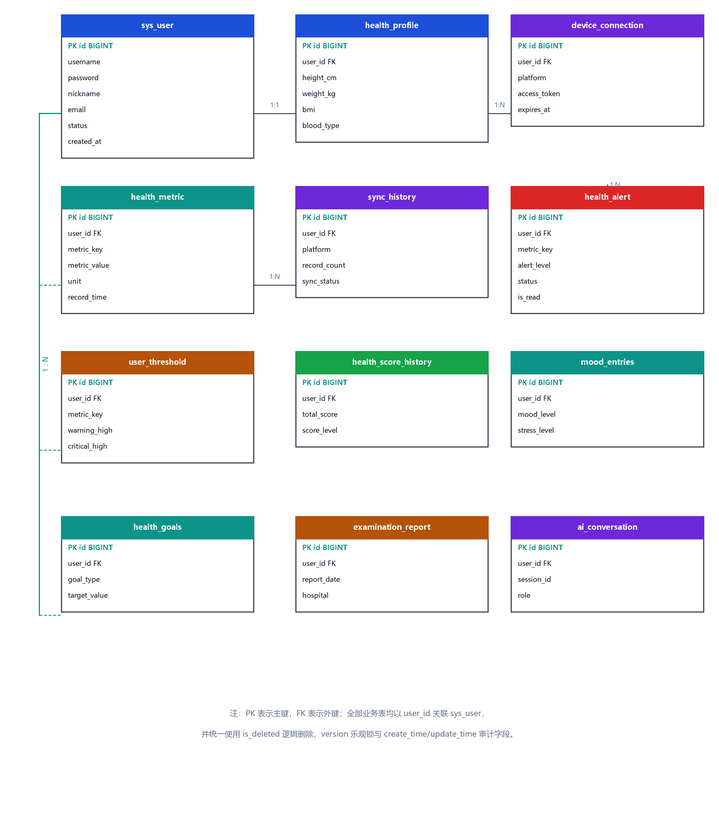
#> input picture .bishe/build/assets/fig-3-1-er.png, 719 x 813 px, shrunk from 2301 x 2601 before the run
$ python video_frames.py
#> lines starting #> are read from the running program, lines starting #| are printed output that depends on the picture
# -*- coding: utf-8 -*-
"""演示视频：渲染每一幕的静态画面（1920x1080）。

输出到 ./video/frames/<n>_<slug>.png，供 ffmpeg 按旁白时长拼接。
"""
from __future__ import annotations

import os
import sys

import matplotlib
matplotlib.use("Agg")
import matplotlib.pyplot as plt
from matplotlib.patches import Circle, FancyBboxPatch, Polygon, Rectangle
from matplotlib.lines import Line2D
from PIL import Image

HERE = os.path.dirname(os.path.abspath(__file__))
FIG = os.path.join(HERE, "video", "frames")
ASSETS = os.path.join(HERE, "assets")

plt.rcParams.update({
    "font.family": ["Microsoft YaHei"],
    "axes.unicode_minus": False,
})

W, H = 19.20, 10.80

BG     = "#0A0B0E"
SURF1  = "#111217"
SURF2  = "#171921"
BORDER = "#2C303D"
T1     = "#EBECEF"
T2     = "#C6C9D2"
T3     = "#8D909C"
COOL   = "#5EEAD4"
WARM   = "#FB923C"
ERR    = "#F87171"


def canvas():
    fig = plt.figure(figsize=(W, H))
    ax = fig.add_axes([0, 0, 1, 1])
    ax.set_xlim(0, W)
    ax.set_ylim(0, H)
    ax.axis("off")
    ax.add_patch(Rectangle((0, 0), W, H, facecolor=BG, edgecolor="none"))
    return fig, ax


def save(fig, idx, slug):
    os.makedirs(FIG, exist_ok=True)
    p = os.path.join(FIG, f"{idx:02d}_{slug}.png")
    fig.savefig(p, dpi=100, facecolor=BG)
    plt.close(fig)
    return p


def txt(ax, x, y, s, size=28, color=T1, weight="normal", ha="left",
        va="center", lh=1.5, alpha=1.0):
    return ax.text(x, y, s, fontsize=size, color=color, fontweight=weight,
                   ha=ha, va=va, linespacing=lh, alpha=alpha, zorder=10)


def card(ax, x, y, w, h, fc=SURF1, ec=BORDER, lw=2.0, r=0.10, z=3):
    ax.add_patch(FancyBboxPatch((x, y), w, h,
                                boxstyle=f"round,pad=0,rounding_size={r}",
                                facecolor=fc, edgecolor=ec, linewidth=lw,
                                zorder=z))


def kicker(ax, s, x=1.0, y=9.75):
    ax.add_patch(Rectangle((x, y - 0.09), 0.11, 0.18, facecolor=COOL,
                           edgecolor="none", zorder=10))
    txt(ax, x + 0.32, y, s, size=19, color=COOL, weight="bold")


def title(ax, s, x=1.0, y=9.05, size=52):
    txt(ax, x, y, s, size=size, color=T1, weight="bold")


def dot(ax, x, y, r=0.075, c=COOL):
    ax.add_patch(Circle((x, y), r, facecolor=c, edgecolor="none", zorder=10))


def pic(ax, path, x, y, w=None, h=None, ec=BORDER):
    """居中放置一张图片（坐标以英寸计）。"""
    img = Image.open(path)
    iw, ih = img.size
    ar = ih / iw
    if w is not None:
        hh = w * ar
        ax.imshow(img, extent=[x, x + w, y - hh, y], zorder=6,
                  interpolation="lanczos")
        return hh
    ww = h / ar
    ax.imshow(img, extent=[x, x + ww, y - h, y], zorder=6,
              interpolation="lanczos")
    return ww


def footer(ax, page, total, label="HHS 智能健康监测平台 · 肖俊豪"):
    txt(ax, 1.0, 0.55, label, size=14, color=T3)
    txt(ax, W - 1.0, 0.55, f"{page} / {total}", size=14, color=T3,
        ha="right")
    ax.add_line(Line2D([1.0, W - 1.0], [0.85, 0.85], color=BORDER, lw=1.0,
                       zorder=5))


# ---------------------------------------------------------------- 场景
def s00_cover():
    fig, ax = canvas()
    ax.add_patch(Polygon([[13.6, 0], [W, 0], [W, H], [15.4, H]],
                         closed=True, facecolor=SURF2, edgecolor="none",
                         zorder=1))
    txt(ax, 1.0, 8.75, "2026 届毕业设计答辩", size=21, color=COOL,
        weight="bold")
    txt(ax, 1.0, 7.55, "HHS 智能健康监测平台", size=76, color=T1, weight="bold")
    txt(ax, 1.0, 6.45, "的设计与实现", size=76, color=T1, weight="bold")
    ax.add_line(Line2D([1.0, 3.6], [5.85, 5.85], color=COOL, lw=6, zorder=10))
    txt(ax, 1.0, 5.30, "—— 用户健康管理端与智能预警模块", size=30, color=T2)

    for i, (k, v) in enumerate([("答辩人", "肖俊豪"), ("学号", "011102140239"),
                                ("校内指导教师", "陈湘龙"),
                                ("企业指导教师", "蒋钊林")]):
        yy = 3.55 - (i // 2) * 0.78
        xx = 1.0 + (i % 2) * 5.4
        txt(ax, xx, yy, k, size=16, color=T3)
        txt(ax, xx + 1.85, yy, v, size=19, color=T1, weight="bold")

    txt(ax, 16.2, 5.9, "HEALTH HACK SYSTEM", size=18, color=COOL,
        weight="bold", ha="center")
    txt(ax, 16.2, 5.15, "统一采集 · 量化评估\n智能预警 · 个性指导", size=21,
        color=T2, ha="center", lh=1.9)
    txt(ax, 16.2, 3.55, "软件技术2401班", size=16, color=T3, ha="center")
    return save(fig, 0, "cover")


def s01_agenda(page, total):
#> called with page = 2, total = 18
    fig, ax = canvas()
    kicker(ax, "CONTENTS")
    title(ax, "汇报提纲")
    items = [("01", "选题背景与任务", "慢病年轻化 · 数据分散 · 预警滞后"),
             ("02", "设计思路与技术方案", "业务流程 · 用例 · 架构 · 命名规范"),
             ("03", "系统实现与成果", "数据库 · 界面 · 类图 · 顺序图 · 接口"),
             ("04", "测试与结论", "验证结果 · 设计亮点 · 不足与展望")]
    for i, (n, t, d) in enumerate(items):
        y = 7.55 - i * 1.62
        card(ax, 1.0, y - 0.62, 17.2, 1.24)
        txt(ax, 1.55, y, n, size=38, color=COOL, weight="bold")
        txt(ax, 3.15, y + 0.18, t, size=27, color=T1, weight="bold")
        txt(ax, 3.15, y - 0.28, d, size=17, color=T3)
    footer(ax, page, total)
    return save(fig, 1, "agenda")


def s02_problem(page, total):
#> called with page = 3, total = 18
    fig, ax = canvas()
    kicker(ax, "01 · 选题背景")
    title(ax, "为什么需要这样一个系统")
    probs = [("数据分散", "手环睡眠、体检化验、家用血压计\n分散在不同平台，难有完整视图"),
             ("解读门槛高", "看到“空腹血糖 7.4”不知意义\n也无法判断是否需要干预"),
             ("异常发现滞后", "两次体检之间的指标波动\n完全处于监测盲区"),
             ("难以坚持", "发现问题之后缺少\n针对自身的可执行建议")]
    for i, (t, d) in enumerate(probs):
        x = 1.0 + i * 4.42
        card(ax, x, 5.25, 4.05, 2.62)
        ax.add_patch(Circle((x + 0.62, 7.28), 0.30, facecolor="#2A1E12",
                            edgecolor="none", zorder=6))
        txt(ax, x + 0.62, 7.28, str(i + 1), size=20, color=WARM,
            weight="bold", ha="center")
        txt(ax, x + 0.42, 6.55, t, size=25, color=T1, weight="bold")
        txt(ax, x + 0.42, 5.95, d, size=15.5, color=T3, lh=1.75)

    ax.add_line(Line2D([1.0, 18.2], [4.62, 4.62], color=BORDER, lw=1.5, zorder=5))
    txt(ax, 1.0, 4.15, "选题定位", size=18, color=COOL, weight="bold")
    txt(ax, 1.0, 3.35,
        "以「统一采集 — 量化评估 — 智能预警 — 个性指导」为主线，\n"
        "把零散指标转成可比较的健康状态，在指标偏离的第一时间主动提醒，\n"
        "并结合用户自身数据给出可执行建议。",
        size=22, color=T2, lh=1.85)
    footer(ax, page, total)
    return save(fig, 2, "problem")


def s03_modules(page, total):
#> called with page = 4, total = 18
    fig, ax = canvas()
    kicker(ax, "01 · 项目范围")
    title(ax, "14 个功能模块，本期重点完成 7 个")
    txt(ax, 1.0, 8.28, "面向普通用户与系统管理员两类角色", size=19, color=T3)

    mods = ["注册登录\n身份认证", "健康档案\n管理", "健康数据\n录入", "健康指标\n管理",
            "健康评分", "智能预警", "AI 健康顾问", "预防保健\n体检报告",
            "实时监控", "保健追踪", "游戏化\n激励", "多渠道\n推送",
            "设备接入\n数据同步", "系统配置\n日志审计"]
    core = {"健康档案\n管理", "健康数据\n录入", "健康指标\n管理", "健康评分",
            "智能预警", "AI 健康顾问", "设备接入\n数据同步"}
    for i, m in enumerate(mods):
        col, row = i % 7, i // 7
        x = 1.0 + col * 2.48
        y = 6.30 - row * 2.15
        hot = m in core
        card(ax, x, y - 1.60, 2.24, 1.60,
             fc="#0E2A28" if hot else SURF1, ec=COOL if hot else BORDER,
             lw=2.2 if hot else 1.6)
        txt(ax, x + 1.12, y - 0.80, m, size=16.5,
            color=T1 if hot else T2, ha="center", lh=1.6)
    dot(ax, 1.16, 1.55, 0.095, COOL)
    txt(ax, 1.42, 1.55, "深色高亮为本期重点完成模块", size=15, color=T3)
    footer(ax, page, total)
    return save(fig, 3, "modules")


def s04_flow(page, total):
#> called with page = 5, total = 18
    fig, ax = canvas()
    kicker(ax, "02 · 设计思路")
    title(ax, "核心业务链路")
    steps = [("录入", "四种方式\n统一入口", COOL),
             ("校验去重", "字段校验\n时间戳冲突消解", T2),
             ("入库", "写入\nhealth_metric", T2),
             ("发布事件", "MetricRecorded\nEvent", WARM),
             ("异步分析", "预警 · 评分\n积分", COOL),
             ("可视化", "仪表盘 / 趋势\n报告", T2)]
    for i, (t, d, c) in enumerate(steps):
        x = 1.0 + i * 2.98
        card(ax, x, 6.15, 2.52, 2.15,
             fc=SURF2 if i in (3, 4) else SURF1)
        txt(ax, x + 1.26, 7.72, t, size=22, color=c, weight="bold",
            ha="center")
        txt(ax, x + 1.26, 6.88, d, size=14.5, color=T3, ha="center", lh=1.7)
        if i < len(steps) - 1:
            txt(ax, x + 2.66, 7.20, "→", size=26, color=T3, ha="center")

    card(ax, 1.0, 1.35, 17.2, 4.15)
    txt(ax, 1.45, 4.92, "为什么用异步事件，而不是同步调用", size=22, color=COOL,
        weight="bold")
    for i, b in enumerate([
            "录入请求不必等待告警评估与评分计算，前端响应时间稳定在百毫秒级",
            "任一分析环节（预警 / 评分 / 积分）故障不会拖垮录入主流程",
            "三条支线可独立扩展与替换，新增分析能力只需订阅事件"]):
        yy = 4.15 - i * 1.10
        dot(ax, 1.62, yy, 0.085, COOL)
        txt(ax, 1.95, yy, b, size=18.5, color=T2)
    footer(ax, page, total)
    return save(fig, 4, "flow")


def s05_usecase(page, total):
#> called with page = 6, total = 18
    fig, ax = canvas()
    kicker(ax, "02 · 系统用例")
    title(ax, "两类角色，15 个核心用例")

    card(ax, 1.0, 2.35, 8.35, 5.80)
    txt(ax, 1.5, 7.72, "普通用户 · 9 个核心用例", size=20, color=COOL,
        weight="bold")
    uc = ["注册 / 登录系统", "管理健康档案", "录入健康数据", "查看健康指标",
          "查看健康评分", "处置智能预警", "在线 AI 健康咨询",
          "管理体检报告", "绑定设备并同步"]
    for i, u in enumerate(uc):
        yy = 7.12 - i * 0.56
        dot(ax, 1.62, yy, 0.075, COOL)
        txt(ax, 1.90, yy, u, size=17.5, color=T2)

    card(ax, 9.85, 2.35, 8.35, 5.80)
    txt(ax, 10.35, 7.72, "系统管理员 · 6 个核心用例", size=20, color=WARM,
        weight="bold")
    ad = ["维护设备平台配置", "维护预警模板", "管理用户账号",
          "查看操作日志", "数据导出任务", "系统运行监控"]
    for i, u in enumerate(ad):
        yy = 7.12 - i * 0.56
        dot(ax, 10.47, yy, 0.075, WARM)
        txt(ax, 10.75, yy, u, size=17.5, color=T2)
    txt(ax, 10.35, 3.62,
        "「录入健康数据」通过 include 复用\nAI 文本解析、OCR 识别、设备同步三个子用例",
        size=15, color=T3, lh=1.8)
    footer(ax, page, total)
    return save(fig, 5, "usecase")


def s06_arch(page, total):
#> called with page = 7, total = 18
    fig, ax = canvas()
    kicker(ax, "02 · 技术方案")
    title(ax, "系统架构：六层，依赖单向")
    layers = [("用户层", "桌面浏览器 · 移动端浏览器", T3),
              ("接入层", "Nginx · TLS 1.3 · SPA 托管 · 反向代理 · WebSocket 升级", COOL),
              ("前端层", "Vue 3 SPA · 22 个路由页面 · Pinia · Element Plus · ECharts", COOL),
              ("后端层", "Controller × 25 · Service 37 · 事件驱动 · Spring Security", WARM),
              ("数据层", "MySQL 8.0 · 35 张表 · Redis 7 缓存与限流", WARM),
              ("外部服务", "通义千问 LLM · 百度 OCR · 华为 / 小米健康 · 邮件 / 飞书 / 企微", T3)]
    for i, (name, desc, c) in enumerate(layers):
        y = 7.95 - i * 1.12
        card(ax, 1.0, y - 0.48, 17.2, 0.96, fc=SURF1 if i % 2 == 0 else SURF2)
        txt(ax, 1.45, y, name, size=19, color=c, weight="bold")
        txt(ax, 4.35, y, desc, size=16, color=T2)
    txt(ax, 1.0, 1.02, "各层职责单一、依赖单向，可独立演进与替换", size=15,
        color=T3)
    footer(ax, page, total)
    return save(fig, 6, "arch")


def s07_db(page, total):
#> called with page = 8, total = 18
    fig, ax = canvas()
    kicker(ax, "03 · 系统实现")
    title(ax, "数据库设计：35 张表")
    groups = [("用户与档案", "5", "sys_user · health_profile\ndelete_log"),
              ("指标与实时", "4", "health_metric · realtime_metric\nhealth_score_history"),
              ("预警体系", "7", "health_alert · alert_rule\nuser_threshold · push_history"),
              ("预防与报告", "9", "examination_report · lab_result\nrisk_assessment"),
              ("设备与保健", "10", "device_connection · sync_history\nhealth_goals · mood_entries")]
    for i, (g, n, t) in enumerate(groups):
        x = 1.0 + i * 3.46
        card(ax, x, 5.05, 3.16, 3.02)
        txt(ax, x + 0.38, 7.55, g, size=19, color=COOL, weight="bold")
        txt(ax, x + 0.38, 6.82, n + " 张", size=34, color=T1, weight="bold")
        txt(ax, x + 0.38, 5.82, t, size=12.5, color=T3, lh=1.85)

    card(ax, 1.0, 1.35, 17.2, 3.35)
    txt(ax, 1.45, 4.22, "设计要点", size=20, color=COOL, weight="bold")
    for i, b in enumerate([
            "全部业务表以 user_id 关联用户表，形成以用户为中心的一对多结构",
            "realtime_metric 按月份做 Range 分区，支撑高频写入与区间查询",
            "record_time 精确时间戳作为去重与冲突消解依据",
            "统一 is_deleted 逻辑删除、version 乐观锁与创建 / 更新时间审计字段"]):
        yy = 3.55 - i * 0.63
        dot(ax, 1.62, yy, 0.075, COOL)
        txt(ax, 1.95, yy, b, size=16.5, color=T2)
    footer(ax, page, total)
    return save(fig, 7, "db")


def s08_er(page, total):
    fig, ax = canvas()
    kicker(ax, "03 · 系统实现")
    title(ax, "数据库物理模型")
    pic(ax, os.path.join(ASSETS, "fig-3-1-er.png"), 3.55, 8.45, h=5.95)
#> in pic, img is the input picture: PIL image 719x813 RGB; mean R, G, B 235.7, 236.8, 241.1
    txt(ax, 1.0, 1.35,
        "以 sys_user 为中心的一对多结构；\n"
        "指标表与预警表通过 metric_key 逻辑关联，\n"
        "使同一指标的历史阈值变更可追溯。",
        size=16.5, color=T3, lh=2.0)
    footer(ax, page, total)
    return save(fig, 8, "er")
#> in save (call 9), `fig.savefig(p, dpi=100, facecolor=BG)`:
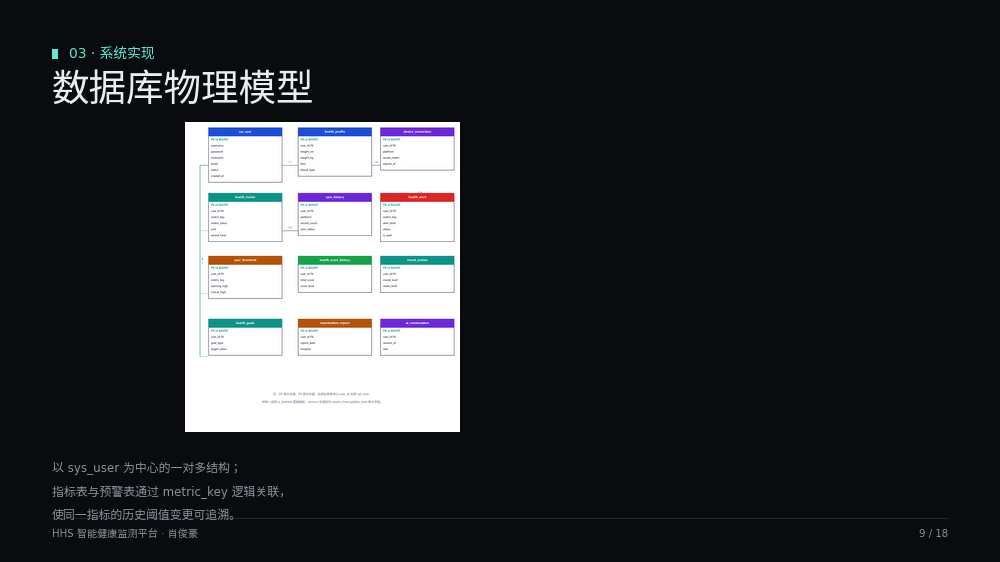
#> figure drawn by matplotlib, 1 panel


def s09_ui(page, total, paths):
    """界面总览：四宫格。"""
    fig, ax = canvas()
    kicker(ax, "03 · 界面设计")
    title(ax, "22 个路由页面，统一三段式布局")
    labels = ["健康仪表盘", "健康评分", "实时监控", "体检报告"]
    # 原型图高宽比 0.619：取宽 5.01 → 高 3.10，两列两行居中
    IW = 5.01
    IH = IW * 0.619
    XS = [3.79, 10.40]
    YS = [8.45, 4.88]
    for i, (p, lb) in enumerate(zip(paths, labels)):
        x = XS[i % 2]
        y = YS[i // 2]
        pic(ax, p, x, y, w=IW)
        txt(ax, x + IW / 2, y - IH - 0.38, lb, size=16, color=T3,
            ha="center")
    footer(ax, page, total)
    return save(fig, 9, "ui")


def s10_bigshot(page, total, path, slug, caption, note, kicker_s):
    """单页大图（用于重点界面：录入 / 预警）。"""
    fig, ax = canvas()
    kicker(ax, kicker_s)
    title(ax, caption)
    hh = pic(ax, path, 1.0, 8.30, w=11.6)
#> call 2 of pic, with path = '.bishe/build/assets/real-data-input.png', x = 1, y = 8.3, w = 11.6, ec = '#2C303D'
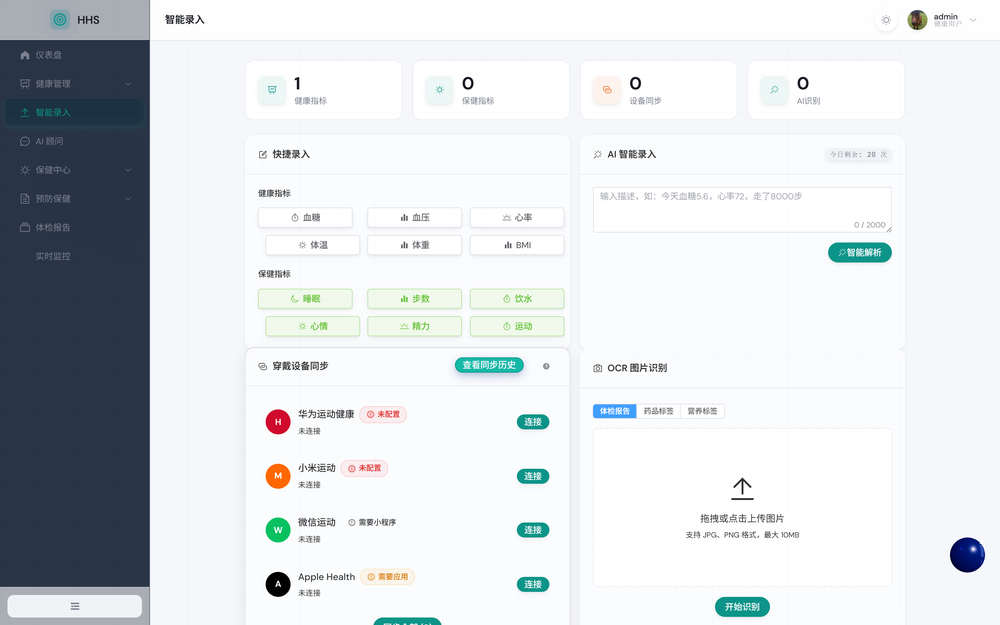
#> input picture .bishe/build/assets/real-data-input.png, 1000 x 625 px, shrunk from 3200 x 2000 before the run
#> in pic, img is the input picture: PIL image 1000x625 RGB; mean R, G, B 216.6, 220.3, 223.3
    txt(ax, 13.1, 7.30, note, size=17.5, color=T2, lh=2.0)
    footer(ax, page, total)
    return save(fig, page - 1, slug)
#> in save (call 10), `fig.savefig(p, dpi=100, facecolor=BG)`:
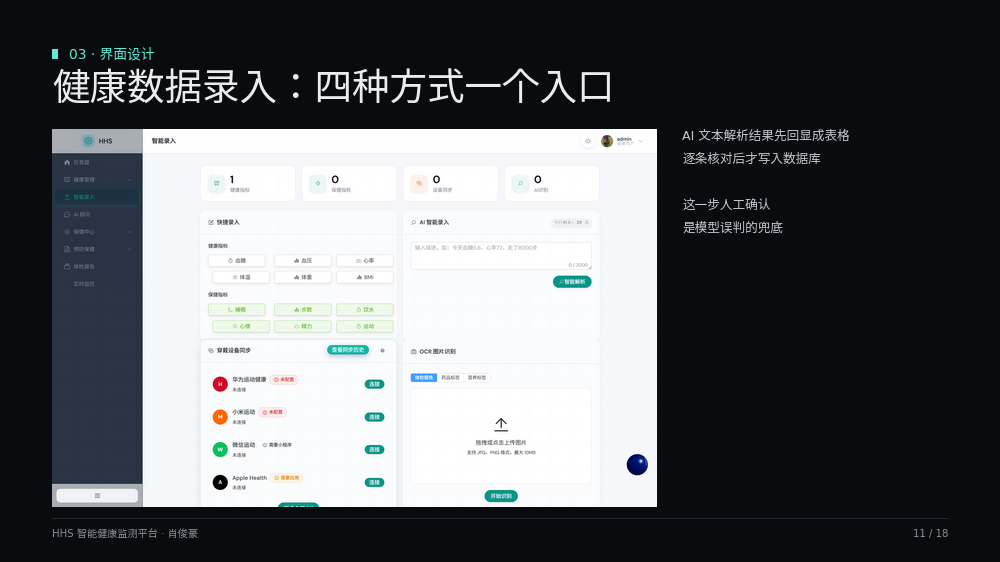
#> figure drawn by matplotlib, 1 panel


# [168 lines left out: functions s11_class, s12_seq, s13_api, s14_test, s15_highlight, s16_conclusion and 1 more, not called in this run]


def build_all():
    paths = []
    paths.append(s00_cover())
    paths.append(s01_agenda(2, 18))
    paths.append(s02_problem(3, 18))
    paths.append(s03_modules(4, 18))
    paths.append(s04_flow(5, 18))
    paths.append(s05_usecase(6, 18))
    paths.append(s06_arch(7, 18))
    paths.append(s07_db(8, 18))
    paths.append(s08_er(9, 18))
    paths.append(s10_bigshot(11, 18, os.path.join(ASSETS, "real-data-input.png"),
                             "ui_input", "健康数据录入：四种方式一个入口",
                             "AI 文本解析结果先回显成表格\n"
                             "逐条核对后才写入数据库\n\n"
                             "这一步人工确认\n"
                             "是模型误判的兜底", "03 · 界面设计"))
    paths.append(s10_bigshot(12, 18, os.path.join(ASSETS, "real-alerts.png"),
                             "ui_alert", "智能预警：从阈值到建议",
                             "按级别筛选，严重的排在前面\n"
                             "点开 AI 分析看原因与建议\n\n"
                             "同指标短时间反复越界\n"
                             "会合并成一条并累计次数", "03 · 界面设计"))
#> call 3 of pic, with path = '.bishe/build/assets/real-alerts.png', x = 1, y = 8.3, w = 11.6, ec = '#2C303D'
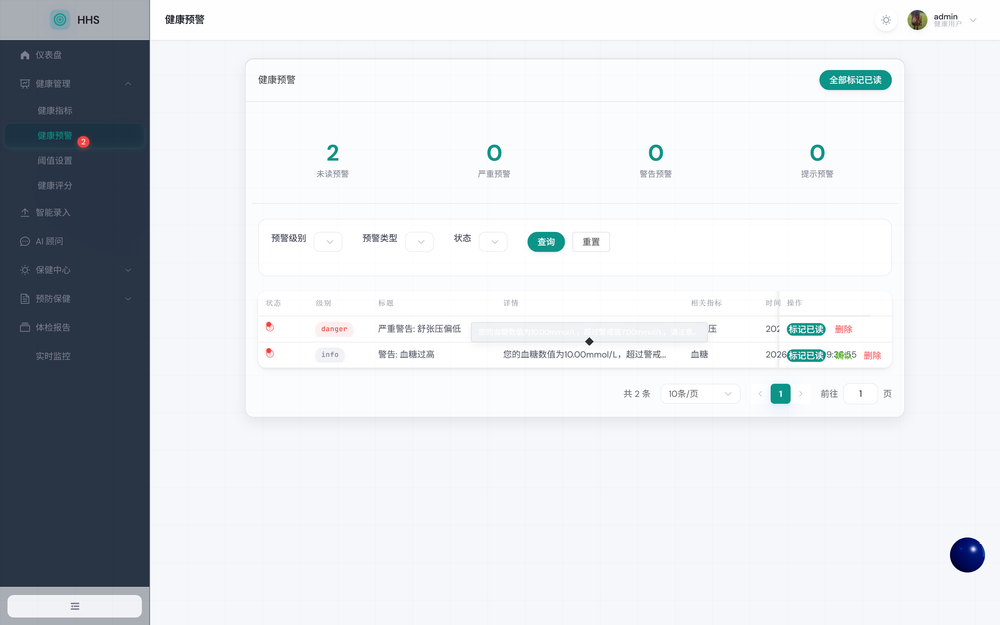
#> input picture .bishe/build/assets/real-alerts.png, 1000 x 625 px, shrunk from 3200 x 2000 before the run
#> in pic, img is the input picture: PIL image 1000x625 RGB; mean R, G, B 217.4, 220.7, 224.7
#> in save (call 11), `fig.savefig(p, dpi=100, facecolor=BG)`:
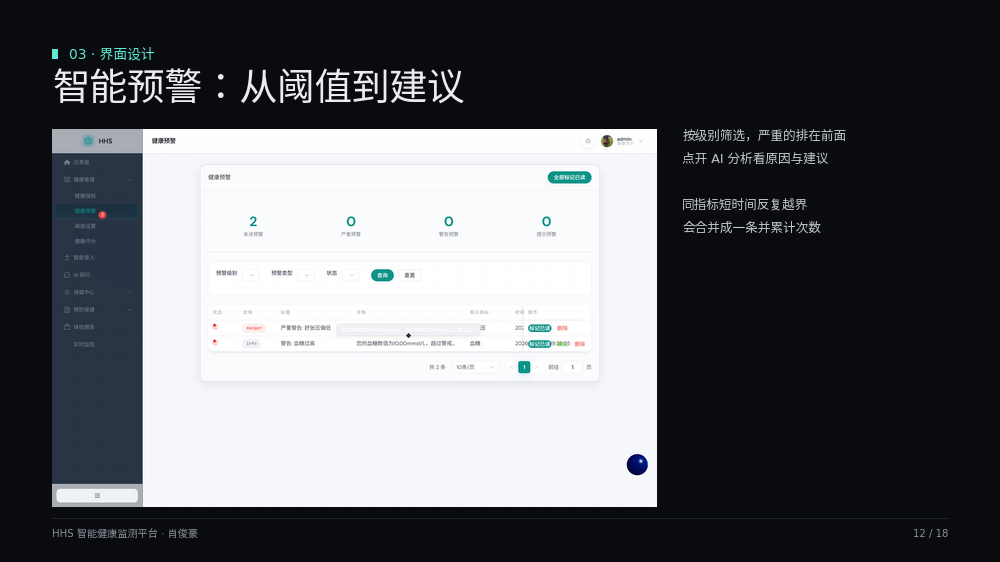
#> figure drawn by matplotlib, 1 panel
    paths.append(s09_ui(10, 18, [os.path.join(ASSETS, f + ".png") for f in
                                 ["real-dashboard", "real-score",
                                  "real-realtime", "real-screening"]]))
    paths.append(s11_class(13, 18))
    paths.append(s12_seq(14, 18))
    paths.append(s13_api(15, 18))
    paths.append(s14_test(16, 18))
    paths.append(s15_highlight(17, 18))
    paths.append(s16_conclusion(18, 18))
    paths.append(s17_thanks())
    return paths


if __name__ == "__main__":
#> (the run stopped early here; a loop or call above may not have finished)
